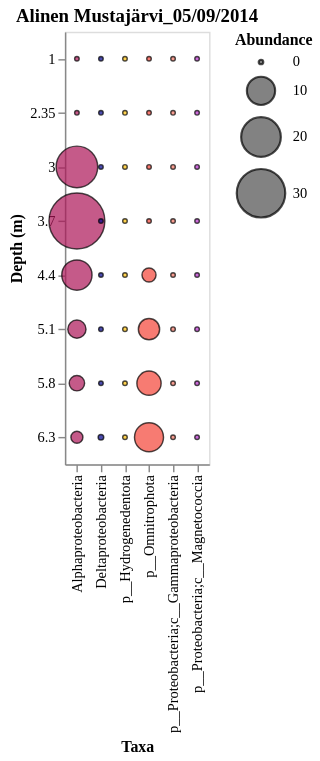
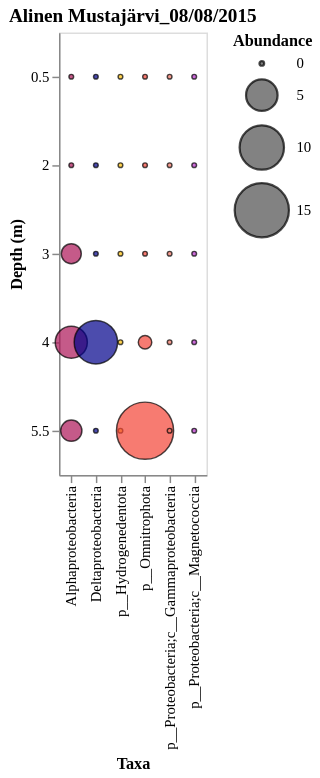
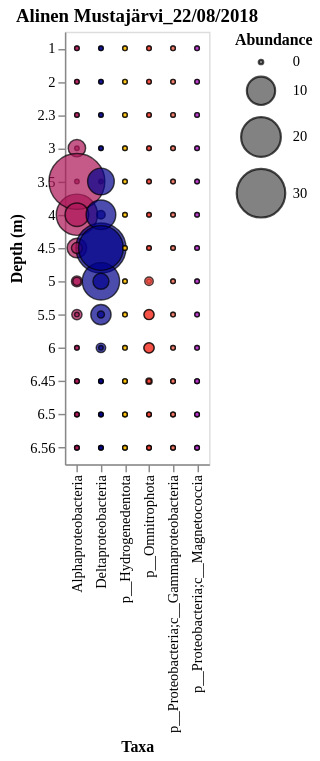
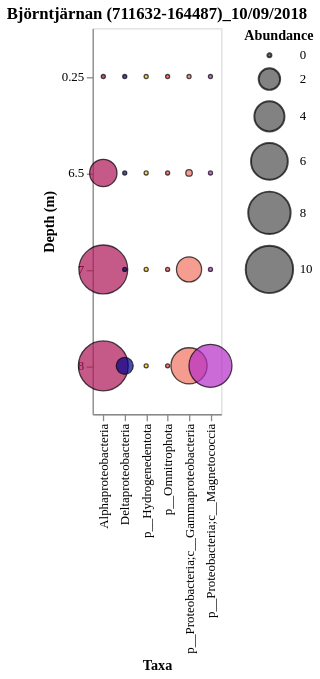

Notebook code cell kept with these figures, in order:
### Code cell
for i in group_phyla_dfs:
    print(i)
    chart = draw_plot(i, group_phyla_dfs[i])
    chart.display()

### Figure 1 — Vega-Lite specification as saved in the notebook (floating-point values rounded to 4 significant figures)
{"config": {"title": {"font": "Times New Roman"}, "axis": {"labelFont": "Times New Roman", "titleFont": "Times New Roman"}, "header": {"labelFont": "Times New Roman", "titleFont": "Times New Roman"}, "legend": {"labelFont": "Times New Roman", "titleFont": "Times New Roman"}}, "data": {"name": "data-f9aba7edf1f58f74268df705210e615c"}, "mark": {"type": "circle", "opacity": 0.7, "stroke": "black", "strokeWidth": 1}, "encoding": {"color": {"field": "taxa", "legend": null, "scale": {"domain": ["Alphaproteobacteria", "Deltaproteobacteria", "p__Hydrogenedentota", "p__Omnitrophota", "p__Proteobacteria;c__Gammaproteobacteria", "p__Proteobacteria;c__Magnetococcia"], "range": ["#ad1457ff", "darkblue", "#ffc107ff", "#f44336ff", "#f17363ff", "#b52dc8ff"]}, "type": "ordinal"}, "size": {"field": "abundance", "scale": {"range": [10, 1500]}, "title": "Abundance", "type": "quantitative"}, "x": {"field": "taxa", "title": "Taxa", "type": "ordinal"}, "y": {"field": "Sampling_depth", "title": "Depth (m)", "type": "ordinal"}}, "height": 300, "title": "Alinen Mustajärvi_05/09/2014", "width": 100, "$schema": "https://vega.github.io/schema/vega-lite/v5.8.0.json", "datasets": {"data-f9aba7edf1f58f74268df705210e615c": [{"sample_id": "AM-2014-D1", "lake_time_group": "Alinen Mustajärvi_05/09/2014", "Sampling_depth": 1.0, "taxa": "Alphaproteobacteria", "abundance": 0.0}, {"sample_id": "AM-2014-D1", "lake_time_group": "Alinen Mustajärvi_05/09/2014", "Sampling_depth": 1.0, "taxa": "Deltaproteobacteria", "abundance": 0.0}, {"sample_id": "AM-2014-D1", "lake_time_group": "Alinen Mustajärvi_05/09/2014", "Sampling_depth": 1.0, "taxa": "p__Hydrogenedentota", "abundance": 0.0}, {"sample_id": "AM-2014-D1", "lake_time_group": "Alinen Mustajärvi_05/09/2014", "Sampling_depth": 1.0, "taxa": "p__Omnitrophota", "abundance": 0.0}, {"sample_id": "AM-2014-D1", "lake_time_group": "Alinen Mustajärvi_05/09/2014", "Sampling_depth": 1.0, "taxa": "p__Proteobacteria;c__Gammaproteobacteria", "abundance": 0.0}, {"sample_id": "AM-2014-D1", "lake_time_group": "Alinen Mustajärvi_05/09/2014", "Sampling_depth": 1.0, "taxa": "p__Proteobacteria;c__Magnetococcia", "abundance": 0.0}, {"sample_id": "AM-2014-D2", "lake_time_group": "Alinen Mustajärvi_05/09/2014", "Sampling_depth": 2.35, "taxa": "Alphaproteobacteria", "abundance": 0.0}, {"sample_id": "AM-2014-D2", "lake_time_group": "Alinen Mustajärvi_05/09/2014", "Sampling_depth": 2.35, "taxa": "Deltaproteobacteria", "abundance": 0.0}, {"sample_id": "AM-2014-D2", "lake_time_group": "Alinen Mustajärvi_05/09/2014", "Sampling_depth": 2.35, "taxa": "p__Hydrogenedentota", "abundance": 0.0}, {"sample_id": "AM-2014-D2", "lake_time_group": "Alinen Mustajärvi_05/09/2014", "Sampling_depth": 2.35, "taxa": "p__Omnitrophota", "abundance": 0.0}, {"sample_id": "AM-2014-D2", "lake_time_group": "Alinen Mustajärvi_05/09/2014", "Sampling_depth": 2.35, "taxa": "p__Proteobacteria;c__Gammaproteobacteria", "abundance": 0.0}, {"sample_id": "AM-2014-D2", "lake_time_group": "Alinen Mustajärvi_05/09/2014", "Sampling_depth": 2.35, "taxa": "p__Proteobacteria;c__Magnetococcia", "abundance": 0.0}, {"sample_id": "AM-2014-D3", "lake_time_group": "Alinen Mustajärvi_05/09/2014", "Sampling_depth": 3.0, "taxa": "Alphaproteobacteria", "abundance": 21.96}, {"sample_id": "AM-2014-D3", "lake_time_group": "Alinen Mustajärvi_05/09/2014", "Sampling_depth": 3.0, "taxa": "Deltaproteobacteria", "abundance": 0.0}, {"sample_id": "AM-2014-D3", "lake_time_group": "Alinen Mustajärvi_05/09/2014", "Sampling_depth": 3.0, "taxa": "p__Hydrogenedentota", "abundance": 0.0}, {"sample_id": "AM-2014-D3", "lake_time_group": "Alinen Mustajärvi_05/09/2014", "Sampling_depth": 3.0, "taxa": "p__Omnitrophota", "abundance": 0.0}, {"sample_id": "AM-2014-D3", "lake_time_group": "Alinen Mustajärvi_05/09/2014", "Sampling_depth": 3.0, "taxa": "p__Proteobacteria;c__Gammaproteobacteria", "abundance": 0.0}, {"sample_id": "AM-2014-D3", "lake_time_group": "Alinen Mustajärvi_05/09/2014", "Sampling_depth": 3.0, "taxa": "p__Proteobacteria;c__Magnetococcia", "abundance": 0.0}, {"sample_id": "AM-2014-D4", "lake_time_group": "Alinen Mustajärvi_05/09/2014", "Sampling_depth": 3.7, "taxa": "Alphaproteobacteria", "abundance": 39.87}, {"sample_id": "AM-2014-D4", "lake_time_group": "Alinen Mustajärvi_05/09/2014", "Sampling_depth": 3.7, "taxa": "Deltaproteobacteria", "abundance": 0.0}, {"sample_id": "AM-2014-D4", "lake_time_group": "Alinen Mustajärvi_05/09/2014", "Sampling_depth": 3.7, "taxa": "p__Hydrogenedentota", "abundance": 0.0}, {"sample_id": "AM-2014-D4", "lake_time_group": "Alinen Mustajärvi_05/09/2014", "Sampling_depth": 3.7, "taxa": "p__Omnitrophota", "abundance": 0.0}, {"sample_id": "AM-2014-D4", "lake_time_group": "Alinen Mustajärvi_05/09/2014", "Sampling_depth": 3.7, "taxa": "p__Proteobacteria;c__Gammaproteobacteria", "abundance": 0.0}, {"sample_id": "AM-2014-D4", "lake_time_group": "Alinen Mustajärvi_05/09/2014", "Sampling_depth": 3.7, "taxa": "p__Proteobacteria;c__Magnetococcia", "abundance": 0.0}, {"sample_id": "AM-2014-D5", "lake_time_group": "Alinen Mustajärvi_05/09/2014", "Sampling_depth": 4.4, "taxa": "Alphaproteobacteria", "abundance": 11.51}, {"sample_id": "AM-2014-D5", "lake_time_group": "Alinen Mustajärvi_05/09/2014", "Sampling_depth": 4.4, "taxa": "Deltaproteobacteria", "abundance": 0.0}, {"sample_id": "AM-2014-D5", "lake_time_group": "Alinen Mustajärvi_05/09/2014", "Sampling_depth": 4.4, "taxa": "p__Hydrogenedentota", "abundance": 0.0}, {"sample_id": "AM-2014-D5", "lake_time_group": "Alinen Mustajärvi_05/09/2014", "Sampling_depth": 4.4, "taxa": "p__Omnitrophota", "abundance": 2.27}, {"sample_id": "AM-2014-D5", "lake_time_group": "Alinen Mustajärvi_05/09/2014", "Sampling_depth": 4.4, "taxa": "p__Proteobacteria;c__Gammaproteobacteria", "abundance": 0.0}, {"sample_id": "AM-2014-D5", "lake_time_group": "Alinen Mustajärvi_05/09/2014", "Sampling_depth": 4.4, "taxa": "p__Proteobacteria;c__Magnetococcia", "abundance": 0.0}, {"sample_id": "AM-2014-D6", "lake_time_group": "Alinen Mustajärvi_05/09/2014", "Sampling_depth": 5.1, "taxa": "Alphaproteobacteria", "abundance": 4.002}, {"sample_id": "AM-2014-D6", "lake_time_group": "Alinen Mustajärvi_05/09/2014", "Sampling_depth": 5.1, "taxa": "Deltaproteobacteria", "abundance": 0.0}, {"sample_id": "AM-2014-D6", "lake_time_group": "Alinen Mustajärvi_05/09/2014", "Sampling_depth": 5.1, "taxa": "p__Hydrogenedentota", "abundance": 0.0}, {"sample_id": "AM-2014-D6", "lake_time_group": "Alinen Mustajärvi_05/09/2014", "Sampling_depth": 5.1, "taxa": "p__Omnitrophota", "abundance": 5.541}, {"sample_id": "AM-2014-D6", "lake_time_group": "Alinen Mustajärvi_05/09/2014", "Sampling_depth": 5.1, "taxa": "p__Proteobacteria;c__Gammaproteobacteria", "abundance": 0.0}, {"sample_id": "AM-2014-D6", "lake_time_group": "Alinen Mustajärvi_05/09/2014", "Sampling_depth": 5.1, "taxa": "p__Proteobacteria;c__Magnetococcia", "abundance": 0.0}, {"sample_id": "AM-2014-D7", "lake_time_group": "Alinen Mustajärvi_05/09/2014", "Sampling_depth": 5.8, "taxa": "Alphaproteobacteria", "abundance": 2.777}, {"sample_id": "AM-2014-D7", "lake_time_group": "Alinen Mustajärvi_05/09/2014", "Sampling_depth": 5.8, "taxa": "Deltaproteobacteria", "abundance": 0.0}, {"sample_id": "AM-2014-D7", "lake_time_group": "Alinen Mustajärvi_05/09/2014", "Sampling_depth": 5.8, "taxa": "p__Hydrogenedentota", "abundance": 0.0}, {"sample_id": "AM-2014-D7", "lake_time_group": "Alinen Mustajärvi_05/09/2014", "Sampling_depth": 5.8, "taxa": "p__Omnitrophota", "abundance": 7.297}, {"sample_id": "AM-2014-D7", "lake_time_group": "Alinen Mustajärvi_05/09/2014", "Sampling_depth": 5.8, "taxa": "p__Proteobacteria;c__Gammaproteobacteria", "abundance": 0.0}, {"sample_id": "AM-2014-D7", "lake_time_group": "Alinen Mustajärvi_05/09/2014", "Sampling_depth": 5.8, "taxa": "p__Proteobacteria;c__Magnetococcia", "abundance": 0.0}, {"sample_id": "AM-2014-D8", "lake_time_group": "Alinen Mustajärvi_05/09/2014", "Sampling_depth": 6.3, "taxa": "Alphaproteobacteria", "abundance": 1.584}, {"sample_id": "AM-2014-D8", "lake_time_group": "Alinen Mustajärvi_05/09/2014", "Sampling_depth": 6.3, "taxa": "Deltaproteobacteria", "abundance": 0.1394}, {"sample_id": "AM-2014-D8", "lake_time_group": "Alinen Mustajärvi_05/09/2014", "Sampling_depth": 6.3, "taxa": "p__Hydrogenedentota", "abundance": 0.0}, {"sample_id": "AM-2014-D8", "lake_time_group": "Alinen Mustajärvi_05/09/2014", "Sampling_depth": 6.3, "taxa": "p__Omnitrophota", "abundance": 10.57}, {"sample_id": "AM-2014-D8", "lake_time_group": "Alinen Mustajärvi_05/09/2014", "Sampling_depth": 6.3, "taxa": "p__Proteobacteria;c__Gammaproteobacteria", "abundance": 0.0}, {"sample_id": "AM-2014-D8", "lake_time_group": "Alinen Mustajärvi_05/09/2014", "Sampling_depth": 6.3, "taxa": "p__Proteobacteria;c__Magnetococcia", "abundance": 0.0}]}}

### Figure 2 — Vega-Lite specification as saved in the notebook (floating-point values rounded to 4 significant figures)
{"config": {"title": {"font": "Times New Roman"}, "axis": {"labelFont": "Times New Roman", "titleFont": "Times New Roman"}, "header": {"labelFont": "Times New Roman", "titleFont": "Times New Roman"}, "legend": {"labelFont": "Times New Roman", "titleFont": "Times New Roman"}}, "data": {"name": "data-3d6f0517b605d254b3bb4eed174ee2cc"}, "mark": {"type": "circle", "opacity": 0.7, "stroke": "black", "strokeWidth": 1}, "encoding": {"color": {"field": "taxa", "legend": null, "scale": {"domain": ["Alphaproteobacteria", "Deltaproteobacteria", "p__Hydrogenedentota", "p__Omnitrophota", "p__Proteobacteria;c__Gammaproteobacteria", "p__Proteobacteria;c__Magnetococcia"], "range": ["#ad1457ff", "darkblue", "#ffc107ff", "#f44336ff", "#f17363ff", "#b52dc8ff"]}, "type": "ordinal"}, "size": {"field": "abundance", "scale": {"range": [10, 1500]}, "title": "Abundance", "type": "quantitative"}, "x": {"field": "taxa", "title": "Taxa", "type": "ordinal"}, "y": {"field": "Sampling_depth", "title": "Depth (m)", "type": "ordinal"}}, "height": 300, "title": "Alinen Mustajärvi_08/08/2015", "width": 100, "$schema": "https://vega.github.io/schema/vega-lite/v5.8.0.json", "datasets": {"data-3d6f0517b605d254b3bb4eed174ee2cc": [{"sample_id": "AM1", "lake_time_group": "Alinen Mustajärvi_08/08/2015", "Sampling_depth": 0.5, "taxa": "Alphaproteobacteria", "abundance": 0.0}, {"sample_id": "AM1", "lake_time_group": "Alinen Mustajärvi_08/08/2015", "Sampling_depth": 0.5, "taxa": "Deltaproteobacteria", "abundance": 0.0}, {"sample_id": "AM1", "lake_time_group": "Alinen Mustajärvi_08/08/2015", "Sampling_depth": 0.5, "taxa": "p__Hydrogenedentota", "abundance": 0.0}, {"sample_id": "AM1", "lake_time_group": "Alinen Mustajärvi_08/08/2015", "Sampling_depth": 0.5, "taxa": "p__Omnitrophota", "abundance": 0.0}, {"sample_id": "AM1", "lake_time_group": "Alinen Mustajärvi_08/08/2015", "Sampling_depth": 0.5, "taxa": "p__Proteobacteria;c__Gammaproteobacteria", "abundance": 0.0}, {"sample_id": "AM1", "lake_time_group": "Alinen Mustajärvi_08/08/2015", "Sampling_depth": 0.5, "taxa": "p__Proteobacteria;c__Magnetococcia", "abundance": 0.0}, {"sample_id": "AM2", "lake_time_group": "Alinen Mustajärvi_08/08/2015", "Sampling_depth": 2.0, "taxa": "Alphaproteobacteria", "abundance": 0.0}, {"sample_id": "AM2", "lake_time_group": "Alinen Mustajärvi_08/08/2015", "Sampling_depth": 2.0, "taxa": "Deltaproteobacteria", "abundance": 0.0}, {"sample_id": "AM2", "lake_time_group": "Alinen Mustajärvi_08/08/2015", "Sampling_depth": 2.0, "taxa": "p__Hydrogenedentota", "abundance": 0.0}, {"sample_id": "AM2", "lake_time_group": "Alinen Mustajärvi_08/08/2015", "Sampling_depth": 2.0, "taxa": "p__Omnitrophota", "abundance": 0.0}, {"sample_id": "AM2", "lake_time_group": "Alinen Mustajärvi_08/08/2015", "Sampling_depth": 2.0, "taxa": "p__Proteobacteria;c__Gammaproteobacteria", "abundance": 0.0}, {"sample_id": "AM2", "lake_time_group": "Alinen Mustajärvi_08/08/2015", "Sampling_depth": 2.0, "taxa": "p__Proteobacteria;c__Magnetococcia", "abundance": 0.0}, {"sample_id": "AM3", "lake_time_group": "Alinen Mustajärvi_08/08/2015", "Sampling_depth": 3.0, "taxa": "Alphaproteobacteria", "abundance": 1.937}, {"sample_id": "AM3", "lake_time_group": "Alinen Mustajärvi_08/08/2015", "Sampling_depth": 3.0, "taxa": "Deltaproteobacteria", "abundance": 0.0}, {"sample_id": "AM3", "lake_time_group": "Alinen Mustajärvi_08/08/2015", "Sampling_depth": 3.0, "taxa": "p__Hydrogenedentota", "abundance": 0.0}, {"sample_id": "AM3", "lake_time_group": "Alinen Mustajärvi_08/08/2015", "Sampling_depth": 3.0, "taxa": "p__Omnitrophota", "abundance": 0.0}, {"sample_id": "AM3", "lake_time_group": "Alinen Mustajärvi_08/08/2015", "Sampling_depth": 3.0, "taxa": "p__Proteobacteria;c__Gammaproteobacteria", "abundance": 0.0}, {"sample_id": "AM3", "lake_time_group": "Alinen Mustajärvi_08/08/2015", "Sampling_depth": 3.0, "taxa": "p__Proteobacteria;c__Magnetococcia", "abundance": 0.0}, {"sample_id": "AM4", "lake_time_group": "Alinen Mustajärvi_08/08/2015", "Sampling_depth": 4.0, "taxa": "Alphaproteobacteria", "abundance": 5.177}, {"sample_id": "AM4", "lake_time_group": "Alinen Mustajärvi_08/08/2015", "Sampling_depth": 4.0, "taxa": "Deltaproteobacteria", "abundance": 9.553}, {"sample_id": "AM4", "lake_time_group": "Alinen Mustajärvi_08/08/2015", "Sampling_depth": 4.0, "taxa": "p__Hydrogenedentota", "abundance": 0.0}, {"sample_id": "AM4", "lake_time_group": "Alinen Mustajärvi_08/08/2015", "Sampling_depth": 4.0, "taxa": "p__Omnitrophota", "abundance": 0.822}, {"sample_id": "AM4", "lake_time_group": "Alinen Mustajärvi_08/08/2015", "Sampling_depth": 4.0, "taxa": "p__Proteobacteria;c__Gammaproteobacteria", "abundance": 0.0}, {"sample_id": "AM4", "lake_time_group": "Alinen Mustajärvi_08/08/2015", "Sampling_depth": 4.0, "taxa": "p__Proteobacteria;c__Magnetococcia", "abundance": 0.0}, {"sample_id": "AM5", "lake_time_group": "Alinen Mustajärvi_08/08/2015", "Sampling_depth": 5.5, "taxa": "Alphaproteobacteria", "abundance": 2.204}, {"sample_id": "AM5", "lake_time_group": "Alinen Mustajärvi_08/08/2015", "Sampling_depth": 5.5, "taxa": "Deltaproteobacteria", "abundance": 0.0}, {"sample_id": "AM5", "lake_time_group": "Alinen Mustajärvi_08/08/2015", "Sampling_depth": 5.5, "taxa": "p__Hydrogenedentota", "abundance": 0.0}, {"sample_id": "AM5", "lake_time_group": "Alinen Mustajärvi_08/08/2015", "Sampling_depth": 5.5, "taxa": "p__Omnitrophota", "abundance": 16.65}, {"sample_id": "AM5", "lake_time_group": "Alinen Mustajärvi_08/08/2015", "Sampling_depth": 5.5, "taxa": "p__Proteobacteria;c__Gammaproteobacteria", "abundance": 0.0}, {"sample_id": "AM5", "lake_time_group": "Alinen Mustajärvi_08/08/2015", "Sampling_depth": 5.5, "taxa": "p__Proteobacteria;c__Magnetococcia", "abundance": 0.0}]}}

### Figure 3 — Vega-Lite specification as saved in the notebook (floating-point values rounded to 4 significant figures; data arrays with more than 128 entries replaced by an {"elided": "..."} marker saying what was removed)
{"config": {"title": {"font": "Times New Roman"}, "axis": {"labelFont": "Times New Roman", "titleFont": "Times New Roman"}, "header": {"labelFont": "Times New Roman", "titleFont": "Times New Roman"}, "legend": {"labelFont": "Times New Roman", "titleFont": "Times New Roman"}}, "data": {"name": "data-f33be1275007aee75e3c95ed1c1e03b0"}, "mark": {"type": "circle", "opacity": 0.7, "stroke": "black", "strokeWidth": 1}, "encoding": {"color": {"field": "taxa", "legend": null, "scale": {"domain": ["Alphaproteobacteria", "Deltaproteobacteria", "p__Hydrogenedentota", "p__Omnitrophota", "p__Proteobacteria;c__Gammaproteobacteria", "p__Proteobacteria;c__Magnetococcia"], "range": ["#ad1457ff", "darkblue", "#ffc107ff", "#f44336ff", "#f17363ff", "#b52dc8ff"]}, "type": "ordinal"}, "size": {"field": "abundance", "scale": {"range": [10, 1500]}, "title": "Abundance", "type": "quantitative"}, "x": {"field": "taxa", "title": "Taxa", "type": "ordinal"}, "y": {"field": "Sampling_depth", "title": "Depth (m)", "type": "ordinal"}}, "height": 300, "title": "Alinen Mustajärvi_22/08/2018", "width": 100, "$schema": "https://vega.github.io/schema/vega-lite/v5.8.0.json", "datasets": {"data-f33be1275007aee75e3c95ed1c1e03b0": {"elided": "174 records"}}}

### Figure 4 — Vega-Lite specification as saved in the notebook (floating-point values rounded to 4 significant figures)
{"config": {"title": {"font": "Times New Roman"}, "axis": {"labelFont": "Times New Roman", "titleFont": "Times New Roman"}, "header": {"labelFont": "Times New Roman", "titleFont": "Times New Roman"}, "legend": {"labelFont": "Times New Roman", "titleFont": "Times New Roman"}}, "data": {"name": "data-8220e99d023bdf131cf518bc66aad9e4"}, "mark": {"type": "circle", "opacity": 0.7, "stroke": "black", "strokeWidth": 1}, "encoding": {"color": {"field": "taxa", "legend": null, "scale": {"domain": ["Alphaproteobacteria", "Deltaproteobacteria", "p__Hydrogenedentota", "p__Omnitrophota", "p__Proteobacteria;c__Gammaproteobacteria", "p__Proteobacteria;c__Magnetococcia"], "range": ["#ad1457ff", "darkblue", "#ffc107ff", "#f44336ff", "#f17363ff", "#b52dc8ff"]}, "type": "ordinal"}, "size": {"field": "abundance", "scale": {"range": [10, 1500]}, "title": "Abundance", "type": "quantitative"}, "x": {"field": "taxa", "title": "Taxa", "type": "ordinal"}, "y": {"field": "Sampling_depth", "title": "Depth (m)", "type": "ordinal"}}, "height": 300, "title": "Björntjärnan (711632-164487)_10/09/2018", "width": 100, "$schema": "https://vega.github.io/schema/vega-lite/v5.8.0.json", "datasets": {"data-8220e99d023bdf131cf518bc66aad9e4": [{"sample_id": "Umea3p1", "lake_time_group": "Björntjärnan (711632-164487)_10/09/2018", "Sampling_depth": 0.25, "taxa": "Alphaproteobacteria", "abundance": 0.0}, {"sample_id": "Umea3p1", "lake_time_group": "Björntjärnan (711632-164487)_10/09/2018", "Sampling_depth": 0.25, "taxa": "Deltaproteobacteria", "abundance": 0.0}, {"sample_id": "Umea3p1", "lake_time_group": "Björntjärnan (711632-164487)_10/09/2018", "Sampling_depth": 0.25, "taxa": "p__Hydrogenedentota", "abundance": 0.0}, {"sample_id": "Umea3p1", "lake_time_group": "Björntjärnan (711632-164487)_10/09/2018", "Sampling_depth": 0.25, "taxa": "p__Omnitrophota", "abundance": 0.0}, {"sample_id": "Umea3p1", "lake_time_group": "Björntjärnan (711632-164487)_10/09/2018", "Sampling_depth": 0.25, "taxa": "p__Proteobacteria;c__Gammaproteobacteria", "abundance": 0.0}, {"sample_id": "Umea3p1", "lake_time_group": "Björntjärnan (711632-164487)_10/09/2018", "Sampling_depth": 0.25, "taxa": "p__Proteobacteria;c__Magnetococcia", "abundance": 0.0}, {"sample_id": "Umea3p2", "lake_time_group": "Björntjärnan (711632-164487)_10/09/2018", "Sampling_depth": 6.5, "taxa": "Alphaproteobacteria", "abundance": 3.285}, {"sample_id": "Umea3p2", "lake_time_group": "Björntjärnan (711632-164487)_10/09/2018", "Sampling_depth": 6.5, "taxa": "Deltaproteobacteria", "abundance": 0.0}, {"sample_id": "Umea3p2", "lake_time_group": "Björntjärnan (711632-164487)_10/09/2018", "Sampling_depth": 6.5, "taxa": "p__Hydrogenedentota", "abundance": 0.0}, {"sample_id": "Umea3p2", "lake_time_group": "Björntjärnan (711632-164487)_10/09/2018", "Sampling_depth": 6.5, "taxa": "p__Omnitrophota", "abundance": 0.0}, {"sample_id": "Umea3p2", "lake_time_group": "Björntjärnan (711632-164487)_10/09/2018", "Sampling_depth": 6.5, "taxa": "p__Proteobacteria;c__Gammaproteobacteria", "abundance": 0.116}, {"sample_id": "Umea3p2", "lake_time_group": "Björntjärnan (711632-164487)_10/09/2018", "Sampling_depth": 6.5, "taxa": "p__Proteobacteria;c__Magnetococcia", "abundance": 0.0}, {"sample_id": "Umea3p3", "lake_time_group": "Björntjärnan (711632-164487)_10/09/2018", "Sampling_depth": 7.0, "taxa": "Alphaproteobacteria", "abundance": 10.6}, {"sample_id": "Umea3p3", "lake_time_group": "Björntjärnan (711632-164487)_10/09/2018", "Sampling_depth": 7.0, "taxa": "Deltaproteobacteria", "abundance": 0.0}, {"sample_id": "Umea3p3", "lake_time_group": "Björntjärnan (711632-164487)_10/09/2018", "Sampling_depth": 7.0, "taxa": "p__Hydrogenedentota", "abundance": 0.0}, {"sample_id": "Umea3p3", "lake_time_group": "Björntjärnan (711632-164487)_10/09/2018", "Sampling_depth": 7.0, "taxa": "p__Omnitrophota", "abundance": 0.0}, {"sample_id": "Umea3p3", "lake_time_group": "Björntjärnan (711632-164487)_10/09/2018", "Sampling_depth": 7.0, "taxa": "p__Proteobacteria;c__Gammaproteobacteria", "abundance": 2.753}, {"sample_id": "Umea3p3", "lake_time_group": "Björntjärnan (711632-164487)_10/09/2018", "Sampling_depth": 7.0, "taxa": "p__Proteobacteria;c__Magnetococcia", "abundance": 0.0}, {"sample_id": "Umea3p4", "lake_time_group": "Björntjärnan (711632-164487)_10/09/2018", "Sampling_depth": 8.0, "taxa": "Alphaproteobacteria", "abundance": 11.04}, {"sample_id": "Umea3p4", "lake_time_group": "Björntjärnan (711632-164487)_10/09/2018", "Sampling_depth": 8.0, "taxa": "Deltaproteobacteria", "abundance": 1.218}, {"sample_id": "Umea3p4", "lake_time_group": "Björntjärnan (711632-164487)_10/09/2018", "Sampling_depth": 8.0, "taxa": "p__Hydrogenedentota", "abundance": 0.0}, {"sample_id": "Umea3p4", "lake_time_group": "Björntjärnan (711632-164487)_10/09/2018", "Sampling_depth": 8.0, "taxa": "p__Omnitrophota", "abundance": 0.0}, {"sample_id": "Umea3p4", "lake_time_group": "Björntjärnan (711632-164487)_10/09/2018", "Sampling_depth": 8.0, "taxa": "p__Proteobacteria;c__Gammaproteobacteria", "abundance": 5.8}, {"sample_id": "Umea3p4", "lake_time_group": "Björntjärnan (711632-164487)_10/09/2018", "Sampling_depth": 8.0, "taxa": "p__Proteobacteria;c__Magnetococcia", "abundance": 8.222}]}}
